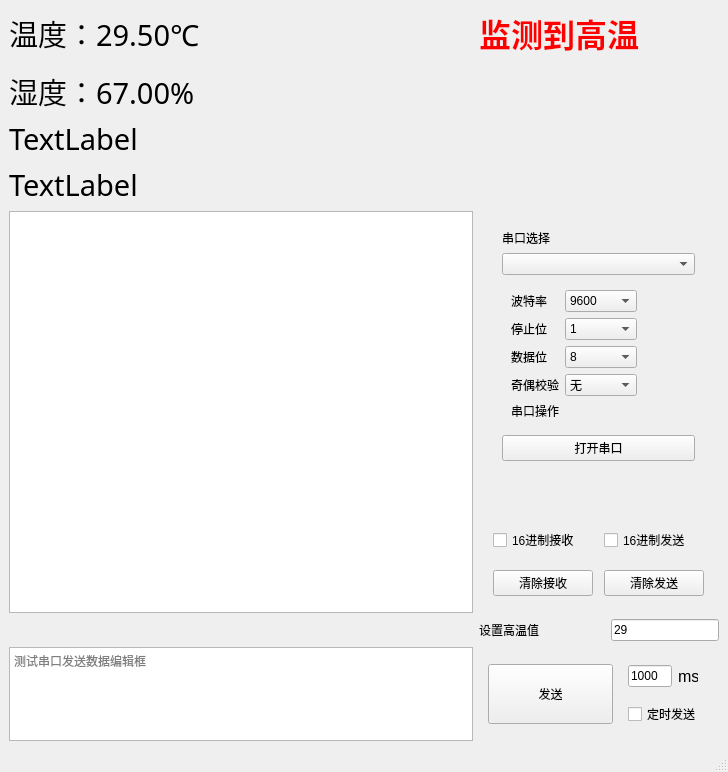
<?xml version="1.0" encoding="UTF-8"?>
<ui version="4.0">
 <class>MainWindow</class>
 <widget class="QMainWindow" name="MainWindow">
  <property name="geometry">
   <rect>
    <x>0</x>
    <y>0</y>
    <width>728</width>
    <height>772</height>
   </rect>
  </property>
  <property name="windowTitle">
   <string>MainWindow</string>
  </property>
  <widget class="QWidget" name="centralwidget">
   <layout class="QGridLayout" name="gridLayout_4">
    <item row="3" column="0">
     <widget class="QLabel" name="label_2">
      <property name="font">
       <font>
        <family>Abril Fatface</family>
        <pointsize>22</pointsize>
       </font>
      </property>
      <property name="text">
       <string>湿度：67.00%</string>
      </property>
     </widget>
    </item>
    <item row="4" column="0">
     <widget class="QLabel" name="label_3">
      <property name="font">
       <font>
        <family>Abril Fatface</family>
        <pointsize>22</pointsize>
       </font>
      </property>
      <property name="text">
       <string>TextLabel</string>
      </property>
     </widget>
    </item>
    <item row="8" column="1">
     <widget class="QWidget" name="widget_3" native="true">
      <property name="maximumSize">
       <size>
        <width>240</width>
        <height>16777215</height>
       </size>
      </property>
      <layout class="QGridLayout" name="gridLayout_2">
       <property name="leftMargin">
        <number>0</number>
       </property>
       <item row="1" column="1">
        <widget class="QCheckBox" name="chkTimSend">
         <property name="maximumSize">
          <size>
           <width>100</width>
           <height>16777215</height>
          </size>
         </property>
         <property name="text">
          <string>定时发送</string>
         </property>
        </widget>
       </item>
       <item row="0" column="1">
        <widget class="QWidget" name="widget_4" native="true">
         <property name="maximumSize">
          <size>
           <width>70</width>
           <height>16777215</height>
          </size>
         </property>
         <layout class="QHBoxLayout" name="horizontalLayout">
          <property name="leftMargin">
           <number>0</number>
          </property>
          <property name="rightMargin">
           <number>0</number>
          </property>
          <item>
           <widget class="QLineEdit" name="txtSendMs">
            <property name="maximumSize">
             <size>
              <width>60</width>
              <height>16777215</height>
             </size>
            </property>
            <property name="text">
             <string>1000</string>
            </property>
           </widget>
          </item>
          <item>
           <widget class="QLabel" name="lblMs">
            <property name="maximumSize">
             <size>
              <width>20</width>
              <height>16777215</height>
             </size>
            </property>
            <property name="font">
             <font>
              <pointsize>12</pointsize>
             </font>
            </property>
            <property name="text">
             <string>ms</string>
            </property>
           </widget>
          </item>
         </layout>
        </widget>
       </item>
       <item row="0" column="0" rowspan="3">
        <widget class="QPushButton" name="btnSend">
         <property name="minimumSize">
          <size>
           <width>0</width>
           <height>60</height>
          </size>
         </property>
         <property name="maximumSize">
          <size>
           <width>125</width>
           <height>16777215</height>
          </size>
         </property>
         <property name="text">
          <string>发送</string>
         </property>
        </widget>
       </item>
      </layout>
     </widget>
    </item>
    <item row="6" column="1">
     <widget class="QWidget" name="widget" native="true">
      <property name="minimumSize">
       <size>
        <width>170</width>
        <height>0</height>
       </size>
      </property>
      <property name="maximumSize">
       <size>
        <width>240</width>
        <height>16777215</height>
       </size>
      </property>
      <layout class="QGridLayout" name="gridLayout_3">
       <item row="0" column="0" colspan="2">
        <widget class="QWidget" name="widget_1" native="true">
         <layout class="QVBoxLayout" name="verticalLayout">
          <item>
           <widget class="QLabel" name="lblSerialPort">
            <property name="text">
             <string>串口选择</string>
            </property>
           </widget>
          </item>
          <item>
           <widget class="myComboBox" name="cmbSerialPort"/>
          </item>
          <item>
           <widget class="QWidget" name="widget_2" native="true">
            <property name="sizePolicy">
             <sizepolicy hsizetype="Fixed" vsizetype="Fixed">
              <horstretch>0</horstretch>
              <verstretch>0</verstretch>
             </sizepolicy>
            </property>
            <layout class="QGridLayout" name="gridLayout">
             <item row="0" column="0">
              <widget class="QLabel" name="lblBaudRate">
               <property name="text">
                <string>波特率</string>
               </property>
               <property name="margin">
                <number>-1</number>
               </property>
              </widget>
             </item>
             <item row="0" column="1">
              <widget class="QComboBox" name="cmbBaudRate">
               <property name="currentText">
                <string>9600</string>
               </property>
               <property name="currentIndex">
                <number>0</number>
               </property>
               <item>
                <property name="text">
                 <string>9600</string>
                </property>
               </item>
               <item>
                <property name="text">
                 <string>38400</string>
                </property>
               </item>
               <item>
                <property name="text">
                 <string>115200</string>
                </property>
               </item>
              </widget>
             </item>
             <item row="1" column="0">
              <widget class="QLabel" name="lblStop">
               <property name="text">
                <string>停止位</string>
               </property>
              </widget>
             </item>
             <item row="1" column="1">
              <widget class="QComboBox" name="cmbStop">
               <item>
                <property name="text">
                 <string>1</string>
                </property>
               </item>
               <item>
                <property name="text">
                 <string>1.5</string>
                </property>
               </item>
               <item>
                <property name="text">
                 <string>2</string>
                </property>
               </item>
              </widget>
             </item>
             <item row="2" column="0">
              <widget class="QLabel" name="lblData">
               <property name="text">
                <string>数据位</string>
               </property>
              </widget>
             </item>
             <item row="2" column="1">
              <widget class="QComboBox" name="cmbData">
               <property name="currentIndex">
                <number>3</number>
               </property>
               <item>
                <property name="text">
                 <string>5</string>
                </property>
               </item>
               <item>
                <property name="text">
                 <string>6</string>
                </property>
               </item>
               <item>
                <property name="text">
                 <string>7</string>
                </property>
               </item>
               <item>
                <property name="text">
                 <string>8</string>
                </property>
               </item>
              </widget>
             </item>
             <item row="3" column="0">
              <widget class="QLabel" name="lblCheck">
               <property name="text">
                <string>奇偶校验</string>
               </property>
              </widget>
             </item>
             <item row="3" column="1">
              <widget class="QComboBox" name="cmbCheck">
               <item>
                <property name="text">
                 <string>无</string>
                </property>
               </item>
               <item>
                <property name="text">
                 <string>奇校验</string>
                </property>
               </item>
               <item>
                <property name="text">
                 <string>偶校验</string>
                </property>
               </item>
              </widget>
             </item>
             <item row="4" column="0">
              <widget class="QLabel" name="lblSwitch">
               <property name="text">
                <string>串口操作</string>
               </property>
              </widget>
             </item>
            </layout>
           </widget>
          </item>
          <item>
           <widget class="QPushButton" name="btnSwitch">
            <property name="text">
             <string>打开串口</string>
            </property>
           </widget>
          </item>
         </layout>
        </widget>
       </item>
       <item row="2" column="0">
        <widget class="QCheckBox" name="chkRec">
         <property name="text">
          <string>16进制接收</string>
         </property>
        </widget>
       </item>
       <item row="1" column="0">
        <spacer name="verticalSpacer">
         <property name="orientation">
          <enum>Qt::Vertical</enum>
         </property>
         <property name="sizeHint" stdset="0">
          <size>
           <width>20</width>
           <height>84</height>
          </size>
         </property>
        </spacer>
       </item>
       <item row="2" column="1">
        <widget class="QCheckBox" name="chkSend">
         <property name="text">
          <string>16进制发送</string>
         </property>
        </widget>
       </item>
       <item row="4" column="1">
        <widget class="QPushButton" name="btnClearSend">
         <property name="maximumSize">
          <size>
           <width>100</width>
           <height>16777215</height>
          </size>
         </property>
         <property name="text">
          <string>清除发送</string>
         </property>
        </widget>
       </item>
       <item row="5" column="0">
        <spacer name="verticalSpacer_3">
         <property name="orientation">
          <enum>Qt::Vertical</enum>
         </property>
         <property name="sizeType">
          <enum>QSizePolicy::Fixed</enum>
         </property>
         <property name="sizeHint" stdset="0">
          <size>
           <width>20</width>
           <height>8</height>
          </size>
         </property>
        </spacer>
       </item>
       <item row="3" column="0">
        <spacer name="verticalSpacer_2">
         <property name="orientation">
          <enum>Qt::Vertical</enum>
         </property>
         <property name="sizeType">
          <enum>QSizePolicy::Fixed</enum>
         </property>
         <property name="sizeHint" stdset="0">
          <size>
           <width>20</width>
           <height>12</height>
          </size>
         </property>
        </spacer>
       </item>
       <item row="4" column="0">
        <widget class="QPushButton" name="btnClearRec">
         <property name="maximumSize">
          <size>
           <width>100</width>
           <height>16777215</height>
          </size>
         </property>
         <property name="text">
          <string>清除接收</string>
         </property>
        </widget>
       </item>
      </layout>
     </widget>
    </item>
    <item row="8" column="0">
     <widget class="QPlainTextEdit" name="txtSend">
      <property name="minimumSize">
       <size>
        <width>0</width>
        <height>80</height>
       </size>
      </property>
      <property name="maximumSize">
       <size>
        <width>16777215</width>
        <height>100</height>
       </size>
      </property>
      <property name="placeholderText">
       <string>测试串口发送数据编辑框</string>
      </property>
     </widget>
    </item>
    <item row="5" column="0">
     <widget class="QLabel" name="label_4">
      <property name="font">
       <font>
        <family>Abril Fatface</family>
        <pointsize>22</pointsize>
       </font>
      </property>
      <property name="text">
       <string>TextLabel</string>
      </property>
     </widget>
    </item>
    <item row="6" column="0">
     <widget class="QPlainTextEdit" name="txtRec">
      <property name="readOnly">
       <bool>true</bool>
      </property>
     </widget>
    </item>
    <item row="2" column="0">
     <spacer name="verticalSpacer_4">
      <property name="orientation">
       <enum>Qt::Vertical</enum>
      </property>
      <property name="sizeHint" stdset="0">
       <size>
        <width>20</width>
        <height>40</height>
       </size>
      </property>
     </spacer>
    </item>
    <item row="0" column="0">
     <widget class="QLabel" name="label">
      <property name="font">
       <font>
        <family>Abril Fatface</family>
        <pointsize>22</pointsize>
       </font>
      </property>
      <property name="text">
       <string>温度：29.50℃</string>
      </property>
     </widget>
    </item>
    <item row="7" column="1">
     <layout class="QHBoxLayout" name="horizontalLayout_3">
      <item>
       <widget class="QLabel" name="label_5">
        <property name="text">
         <string>设置高温值</string>
        </property>
       </widget>
      </item>
      <item>
       <widget class="QLineEdit" name="lineEdit">
        <property name="sizePolicy">
         <sizepolicy hsizetype="Fixed" vsizetype="Preferred">
          <horstretch>0</horstretch>
          <verstretch>0</verstretch>
         </sizepolicy>
        </property>
        <property name="text">
         <string>29</string>
        </property>
       </widget>
      </item>
     </layout>
    </item>
    <item row="0" column="1">
     <widget class="QLabel" name="label_6">
      <property name="palette">
       <palette>
        <active>
         <colorrole role="WindowText">
          <brush brushstyle="SolidPattern">
           <color alpha="255">
            <red>255</red>
            <green>0</green>
            <blue>0</blue>
           </color>
          </brush>
         </colorrole>
         <colorrole role="Button">
          <brush brushstyle="SolidPattern">
           <color alpha="255">
            <red>255</red>
            <green>0</green>
            <blue>0</blue>
           </color>
          </brush>
         </colorrole>
         <colorrole role="Light">
          <brush brushstyle="SolidPattern">
           <color alpha="255">
            <red>255</red>
            <green>127</green>
            <blue>127</blue>
           </color>
          </brush>
         </colorrole>
         <colorrole role="Midlight">
          <brush brushstyle="SolidPattern">
           <color alpha="255">
            <red>255</red>
            <green>63</green>
            <blue>63</blue>
           </color>
          </brush>
         </colorrole>
         <colorrole role="Dark">
          <brush brushstyle="SolidPattern">
           <color alpha="255">
            <red>127</red>
            <green>0</green>
            <blue>0</blue>
           </color>
          </brush>
         </colorrole>
         <colorrole role="Mid">
          <brush brushstyle="SolidPattern">
           <color alpha="255">
            <red>170</red>
            <green>0</green>
            <blue>0</blue>
           </color>
          </brush>
         </colorrole>
         <colorrole role="Text">
          <brush brushstyle="SolidPattern">
           <color alpha="255">
            <red>255</red>
            <green>0</green>
            <blue>0</blue>
           </color>
          </brush>
         </colorrole>
         <colorrole role="BrightText">
          <brush brushstyle="SolidPattern">
           <color alpha="255">
            <red>255</red>
            <green>255</green>
            <blue>255</blue>
           </color>
          </brush>
         </colorrole>
         <colorrole role="ButtonText">
          <brush brushstyle="SolidPattern">
           <color alpha="255">
            <red>255</red>
            <green>0</green>
            <blue>0</blue>
           </color>
          </brush>
         </colorrole>
         <colorrole role="Base">
          <brush brushstyle="SolidPattern">
           <color alpha="255">
            <red>255</red>
            <green>255</green>
            <blue>255</blue>
           </color>
          </brush>
         </colorrole>
         <colorrole role="Window">
          <brush brushstyle="SolidPattern">
           <color alpha="255">
            <red>255</red>
            <green>0</green>
            <blue>0</blue>
           </color>
          </brush>
         </colorrole>
         <colorrole role="Shadow">
          <brush brushstyle="SolidPattern">
           <color alpha="255">
            <red>0</red>
            <green>0</green>
            <blue>0</blue>
           </color>
          </brush>
         </colorrole>
         <colorrole role="AlternateBase">
          <brush brushstyle="SolidPattern">
           <color alpha="255">
            <red>255</red>
            <green>127</green>
            <blue>127</blue>
           </color>
          </brush>
         </colorrole>
         <colorrole role="ToolTipBase">
          <brush brushstyle="SolidPattern">
           <color alpha="255">
            <red>255</red>
            <green>255</green>
            <blue>220</blue>
           </color>
          </brush>
         </colorrole>
         <colorrole role="ToolTipText">
          <brush brushstyle="SolidPattern">
           <color alpha="255">
            <red>0</red>
            <green>0</green>
            <blue>0</blue>
           </color>
          </brush>
         </colorrole>
         <colorrole role="PlaceholderText">
          <brush brushstyle="SolidPattern">
           <color alpha="128">
            <red>0</red>
            <green>0</green>
            <blue>0</blue>
           </color>
          </brush>
         </colorrole>
        </active>
        <inactive>
         <colorrole role="WindowText">
          <brush brushstyle="SolidPattern">
           <color alpha="255">
            <red>255</red>
            <green>0</green>
            <blue>0</blue>
           </color>
          </brush>
         </colorrole>
         <colorrole role="Button">
          <brush brushstyle="SolidPattern">
           <color alpha="255">
            <red>255</red>
            <green>0</green>
            <blue>0</blue>
           </color>
          </brush>
         </colorrole>
         <colorrole role="Light">
          <brush brushstyle="SolidPattern">
           <color alpha="255">
            <red>255</red>
            <green>127</green>
            <blue>127</blue>
           </color>
          </brush>
         </colorrole>
         <colorrole role="Midlight">
          <brush brushstyle="SolidPattern">
           <color alpha="255">
            <red>255</red>
            <green>63</green>
            <blue>63</blue>
           </color>
          </brush>
         </colorrole>
         <colorrole role="Dark">
          <brush brushstyle="SolidPattern">
           <color alpha="255">
            <red>127</red>
            <green>0</green>
            <blue>0</blue>
           </color>
          </brush>
         </colorrole>
         <colorrole role="Mid">
          <brush brushstyle="SolidPattern">
           <color alpha="255">
            <red>170</red>
            <green>0</green>
            <blue>0</blue>
           </color>
          </brush>
         </colorrole>
         <colorrole role="Text">
          <brush brushstyle="SolidPattern">
           <color alpha="255">
            <red>255</red>
            <green>0</green>
            <blue>0</blue>
           </color>
          </brush>
         </colorrole>
         <colorrole role="BrightText">
          <brush brushstyle="SolidPattern">
           <color alpha="255">
            <red>255</red>
            <green>255</green>
            <blue>255</blue>
           </color>
          </brush>
         </colorrole>
         <colorrole role="ButtonText">
          <brush brushstyle="SolidPattern">
           <color alpha="255">
            <red>255</red>
            <green>0</green>
            <blue>0</blue>
           </color>
          </brush>
         </colorrole>
         <colorrole role="Base">
          <brush brushstyle="SolidPattern">
           <color alpha="255">
            <red>255</red>
            <green>255</green>
            <blue>255</blue>
           </color>
          </brush>
         </colorrole>
         <colorrole role="Window">
          <brush brushstyle="SolidPattern">
           <color alpha="255">
            <red>255</red>
            <green>0</green>
            <blue>0</blue>
           </color>
          </brush>
         </colorrole>
         <colorrole role="Shadow">
          <brush brushstyle="SolidPattern">
           <color alpha="255">
            <red>0</red>
            <green>0</green>
            <blue>0</blue>
           </color>
          </brush>
         </colorrole>
         <colorrole role="AlternateBase">
          <brush brushstyle="SolidPattern">
           <color alpha="255">
            <red>255</red>
            <green>127</green>
            <blue>127</blue>
           </color>
          </brush>
         </colorrole>
         <colorrole role="ToolTipBase">
          <brush brushstyle="SolidPattern">
           <color alpha="255">
            <red>255</red>
            <green>255</green>
            <blue>220</blue>
           </color>
          </brush>
         </colorrole>
         <colorrole role="ToolTipText">
          <brush brushstyle="SolidPattern">
           <color alpha="255">
            <red>0</red>
            <green>0</green>
            <blue>0</blue>
           </color>
          </brush>
         </colorrole>
         <colorrole role="PlaceholderText">
          <brush brushstyle="SolidPattern">
           <color alpha="128">
            <red>0</red>
            <green>0</green>
            <blue>0</blue>
           </color>
          </brush>
         </colorrole>
        </inactive>
        <disabled>
         <colorrole role="WindowText">
          <brush brushstyle="SolidPattern">
           <color alpha="255">
            <red>255</red>
            <green>0</green>
            <blue>0</blue>
           </color>
          </brush>
         </colorrole>
         <colorrole role="Button">
          <brush brushstyle="SolidPattern">
           <color alpha="255">
            <red>255</red>
            <green>0</green>
            <blue>0</blue>
           </color>
          </brush>
         </colorrole>
         <colorrole role="Light">
          <brush brushstyle="SolidPattern">
           <color alpha="255">
            <red>255</red>
            <green>127</green>
            <blue>127</blue>
           </color>
          </brush>
         </colorrole>
         <colorrole role="Midlight">
          <brush brushstyle="SolidPattern">
           <color alpha="255">
            <red>255</red>
            <green>63</green>
            <blue>63</blue>
           </color>
          </brush>
         </colorrole>
         <colorrole role="Dark">
          <brush brushstyle="SolidPattern">
           <color alpha="255">
            <red>127</red>
            <green>0</green>
            <blue>0</blue>
           </color>
          </brush>
         </colorrole>
         <colorrole role="Mid">
          <brush brushstyle="SolidPattern">
           <color alpha="255">
            <red>170</red>
            <green>0</green>
            <blue>0</blue>
           </color>
          </brush>
         </colorrole>
         <colorrole role="Text">
          <brush brushstyle="SolidPattern">
           <color alpha="255">
            <red>255</red>
            <green>0</green>
            <blue>0</blue>
           </color>
          </brush>
         </colorrole>
         <colorrole role="BrightText">
          <brush brushstyle="SolidPattern">
           <color alpha="255">
            <red>255</red>
            <green>255</green>
            <blue>255</blue>
           </color>
          </brush>
         </colorrole>
         <colorrole role="ButtonText">
          <brush brushstyle="SolidPattern">
           <color alpha="255">
            <red>255</red>
            <green>0</green>
            <blue>0</blue>
           </color>
          </brush>
         </colorrole>
         <colorrole role="Base">
          <brush brushstyle="SolidPattern">
           <color alpha="255">
            <red>255</red>
            <green>0</green>
            <blue>0</blue>
           </color>
          </brush>
         </colorrole>
         <colorrole role="Window">
          <brush brushstyle="SolidPattern">
           <color alpha="255">
            <red>255</red>
            <green>0</green>
            <blue>0</blue>
           </color>
          </brush>
         </colorrole>
         <colorrole role="Shadow">
          <brush brushstyle="SolidPattern">
           <color alpha="255">
            <red>0</red>
            <green>0</green>
            <blue>0</blue>
           </color>
          </brush>
         </colorrole>
         <colorrole role="AlternateBase">
          <brush brushstyle="SolidPattern">
           <color alpha="255">
            <red>255</red>
            <green>0</green>
            <blue>0</blue>
           </color>
          </brush>
         </colorrole>
         <colorrole role="ToolTipBase">
          <brush brushstyle="SolidPattern">
           <color alpha="255">
            <red>255</red>
            <green>255</green>
            <blue>220</blue>
           </color>
          </brush>
         </colorrole>
         <colorrole role="ToolTipText">
          <brush brushstyle="SolidPattern">
           <color alpha="255">
            <red>0</red>
            <green>0</green>
            <blue>0</blue>
           </color>
          </brush>
         </colorrole>
         <colorrole role="PlaceholderText">
          <brush brushstyle="SolidPattern">
           <color alpha="128">
            <red>0</red>
            <green>0</green>
            <blue>0</blue>
           </color>
          </brush>
         </colorrole>
        </disabled>
       </palette>
      </property>
      <property name="font">
       <font>
        <family>Abril Fatface</family>
        <pointsize>24</pointsize>
        <weight>75</weight>
        <bold>true</bold>
       </font>
      </property>
      <property name="styleSheet">
       <string notr="true">color:red;</string>
      </property>
      <property name="text">
       <string>监测到高温</string>
      </property>
      <property name="margin">
       <number>3</number>
      </property>
     </widget>
    </item>
   </layout>
  </widget>
  <widget class="QMenuBar" name="menubar">
   <property name="geometry">
    <rect>
     <x>0</x>
     <y>0</y>
     <width>728</width>
     <height>26</height>
    </rect>
   </property>
  </widget>
  <widget class="QStatusBar" name="statusbar"/>
 </widget>
 <customwidgets>
  <customwidget>
   <class>myComboBox</class>
   <extends>QComboBox</extends>
   <header>mycombobox.h</header>
  </customwidget>
 </customwidgets>
 <resources/>
 <connections/>
</ui>
